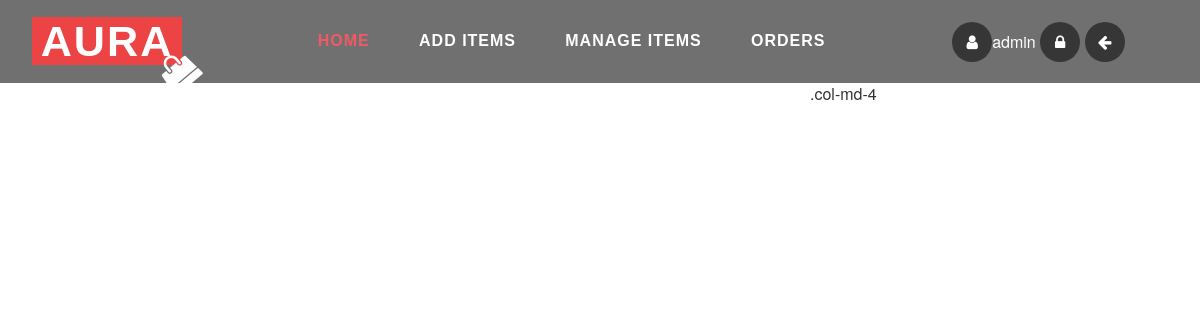
The page /home.php (signed in) on the database as committed earlier.
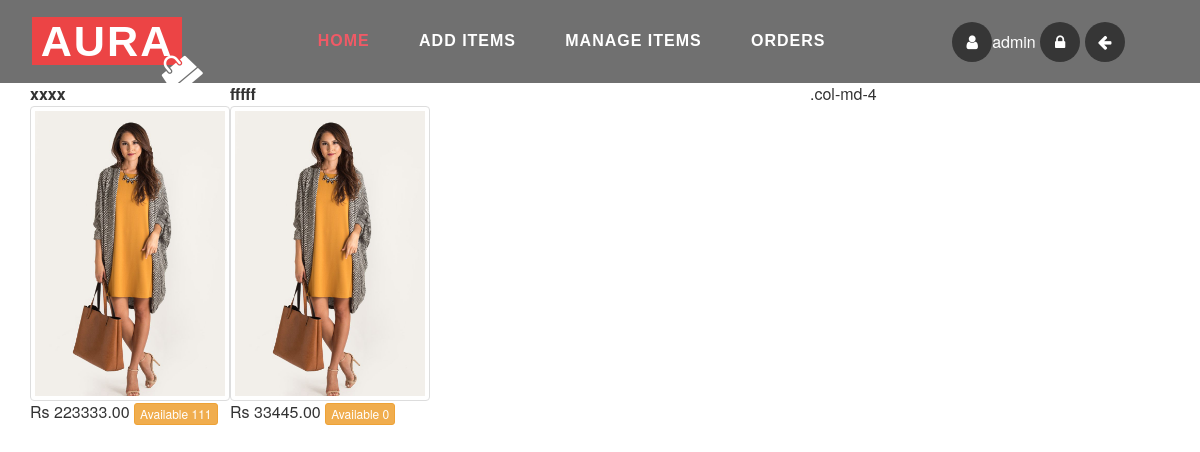
The same page on the database as committed later.
### tables this page shows
CREATE TABLE `aura_item` (
  `id` int(5) NOT NULL AUTO_INCREMENT,
  `item_name` varchar(50) DEFAULT NULL,
  `category` varchar(50) DEFAULT NULL,
  `price` decimal(10,2) DEFAULT '0.00',
  `available_qty` int(5) DEFAULT '0',
  `status` varchar(10) DEFAULT 'ACTIVE',
  `img_path` varchar(100) DEFAULT NULL,
  PRIMARY KEY (`id`)
);

### DB.php (called while the page is built, shortened)
<?php
function getDBConnection() {
    $servername = "localhost";
    $username = "root";
    $password = "123";
    $db = "aura_db";
    $conn = mysqli_connect($servername, $username, $password, $db);
    if (!$conn) {
        die("Connection failed: " . mysqli_connect_error());
    } else {
        return $conn;
    }
}
function getData($sql) {
    $conn = getDBConnection();
    $result = mysqli_query($conn, $sql);
    if (mysqli_num_rows($result) > 0) {
        return $result;
    } else {
        return FALSE;
    }
}
?>

### home.php (the view, shortened to what this page needs)
<!DOCTYPE html>
<html lang="en">
    <head>
        <link href="css/bootstrap.css" rel="stylesheet" type="text/css" media="all" />
        <link rel="stylesheet" href="css/chocolat.css" type="text/css">
        <link rel="stylesheet" href="css/style.css" type="text/css" media="all" />
        <link rel="stylesheet" href="css/flexslider.css" type="text/css" media="screen" />
        <link href="css/font-awesome.css" rel="stylesheet">
    </head>
    <body>
        <div class="bannerx" id="home">
            <div class="w3-header-bottom">
                <div class="w3layouts-logo">
                    <h1>
                        <a href="index.php">AURA </a>
                        <i class="fa fa-shopping-bag" aria-hidden="true"></i>
                    </h1>
                </div>
                <div class="top-nav">
                    <nav class="navbar navbar-default">
                        <div class="collapse navbar-collapse" id="bs-example-navbar-collapse-1">
                            <ul class="nav navbar-nav">
                                <?php
                                if ($_SESSION['ssn_user']['role'] == 'CUSTOMER') {
                                    include './_menu_customer.php';
                                } else if ($_SESSION['ssn_user']['role'] == 'ADMIN') {
                                    include './_menu_admin.php';
                                }
                                ?>
                            </ul>
                        </div>
                    </nav>
                </div>
                <div class="agileinfo-social-grids">
                    <ul>
                        <li><a href="#"><i class="fa fa-user"></i><?= $_SESSION['ssn_user']['fname'];?></a></li>
                        <li><a href="change_password.php"><i class="fa fa-lock"></i></a></li>
                        <li><a href="logout.php"><i class="fa fa-arrow-left"></i></a></li>
                    </ul>
                </div>
                <div class="clearfix"> </div>
            </div>
        </div>
        <div class="container">
            <div class="row">
                <div class="col-md-8">
                    <?php
                    include './DB.php';
                    $sql = " SELECT * FROM aura_item  ";
                    $resultx = getData($sql);
                    if ($resultx != FALSE) {
                        while ($row = mysqli_fetch_assoc($resultx)) {
                            ?>
                            <div class="Itemthub">
                                <form action="purchase_item.php"  method="post" >
                                    <b><?= $row['item_name']; ?></b>
                                    <img src="uploads/<?= $row['img_path'] ?>" alt="" class="img-thumbnail">
                                    <table>
                                        <tr>
                                            <td>Rs <?= $row['price'] ?> <span class="btn btn-warning btn-xs" >Available <?= $row['available_qty'] ?>  </span></td>
                                        </tr>
                                    </table>
                                </form>
                            </div>
                            <?php
                        }
                    }
                    ?>
                </div>
                <div class="col-md-4">.col-md-4</div>
            </div>
        </div>
    </body>
</html>

### _menu_admin.php
<li class="first-list"><a class="active" href="home.php">Home</a></li>
<li><a href="admin_add_item.php">Add Items</a></li>
<li><a href="admin_manage_item.php">Manage Items</a></li>
<li><a href="admin_order_list.php">Orders</a></li>

### css/chocolat.css (style rules this page uses)
body { margin:0; padding:0; }

### css/style.css (style rules this page uses)
body a { transition: 0.5s all; -webkit-transition: 0.5s all; -o-transition: 0.5s all; -moz-transition: 0.5s all; -ms-transition: 0.5s all; }
html, body { font-size: 100%; }
body { background:#FFFFFF; }
h1,h2,h3,h4,h5,h6 { font-family: 'Raleway', sans-serif; }
.w3-header-bottom { background:rgba(17,17,17,0.6); padding: 1em 2em; }
.w3layouts-logo h1 i.fa.fa-shopping-bag { position: absolute; top: 78%; left: 60%; color: #fff; -ms-transform: rotate(-40deg); -webkit-transform: rotate(-40deg); transform: rotate(-40deg); }
.w3layouts-logo h1 a { color: #fff; font-size: 1.2em; text-decoration: none; font-weight: 600; text-transform: uppercase; letter-spacing: 2px; background: #ec4445; padding: 0 0.2em; }
.w3layouts-logo h1 { margin: .05em 0; position: relative; }
.w3layouts-logo { width: 15%; float: left; }
.top-nav { float: left; text-align: center; width: 65%; margin: .8em 0 0 0; }
.top-nav { float: left; text-align: center; width: 60%; margin: .8em 0 0 0; }
.navbar-default { border: none !important; background: none !important; margin: 0 !important; min-height: 0 !important; padding: 0 !important; }
.top-nav ul { padding: 0; margin: 0; float: none; }
.top-nav ul li { display: inline-block; float: none; font-family: 'Raleway', sans-serif; }
.top-nav ul li a { color: #ffffff !important; font-size: 1em; margin: 0 2em; padding: 0; text-decoration: none; font-weight: 600; letter-spacing: 1px; border-right: none; text-transform: uppercase; }
.top-nav ul li a.active { color: #f05a66 !important; background: none; }
.top-nav ul li a { margin: 0 1.4em !important; }
.agileinfo-social-grids { float: right; margin-top: 0.4em; width: 20%; }
.agileinfo-social-grids ul { padding:0; margin:0; }
.agileinfo-social-grids ul li { display: inline-block; }
.agileinfo-social-grids ul li a { color: #FFFFFF; text-align: center; }
.agileinfo-social-grids ul li a i.fa { transition: 0.5s all; -webkit-transition: 0.5s all; -moz-transition: 0.5s all; -o-transition: 0.5s all; -ms-transition: 0.5s all; background: #363636; width: 40px; height: 40px; line-height: 2.5em; border-radius: 50%; }
@media (max-width:1440px) { .agileinfo-social-grids { width: 18%; } }
@media (max-width:1440px) { .top-nav { width: 65%; } }
@media (max-width:1440px) { .w3layouts-logo h1 i.fa.fa-shopping-bag { top: 75%; left: 66%; } }
@media (max-width:1366px) { .top-nav ul li a { margin:0 1.4em !important ; } }
@media (max-width:1366px) { .w3layouts-logo h1 i.fa.fa-shopping-bag { top: 75%; left: 69%; } }
@media (max-width:1280px) { .top-nav ul li a { margin: 0 1.4em !important; } }
@media (max-width:1280px) { .agileinfo-social-grids { width: 19%; } }
@media (max-width:1280px) { .w3layouts-logo h1 i.fa.fa-shopping-bag { left: 75%; } }

### home.php (style rules this page uses)
.Itemthub { width: 200px; height: 300px; float: left; }

Rows that differ between the two databases and show on the page:
added aura_item: item_name "xxxx", img_path (picture), price "223333.00", available_qty "111"
added aura_item: item_name "fffff", img_path (picture), price "33445.00", available_qty "0"
